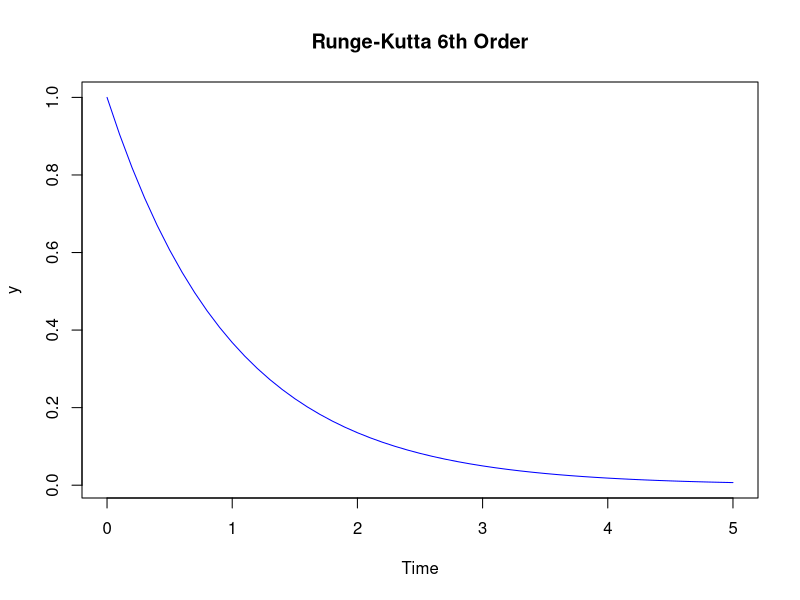

Reproduce this figure in R.
# Function to define the differential equation dy/dt = f(t, y)
f <- function(t, y) {
  return(-y)
}

# Function to perform sixth-order Runge-Kutta integration
runge_kutta_sixth_order <- function(f, y0, t0, t_end, h) {
  times <- seq(t0, t_end, by = h)
  y <- numeric(length(times))
  y[1] <- y0
  
  for (i in 2:length(times)) {
    k1 <- h * f(times[i - 1], y[i - 1])
    k2 <- h * f(times[i - 1] + 1/4 * h, y[i - 1] + 1/4 * k1)
    k3 <- h * f(times[i - 1] + 1/2 * h, y[i - 1] + 1/8 * k1 + 1/8 * k2)
    k4 <- h * f(times[i - 1] + 3/4 * h, y[i - 1] - 1/2 * k2 + k3)
    k5 <- h * f(times[i - 1] + h, y[i - 1] + 3/16 * k1 - 3/8 * k2 + 3/8 * k3 + 9/16 * k4)
    k6 <- h * f(times[i - 1] + 1/2 * h, y[i - 1] - 3/7 * k1 + 2/7 * k2 + 12/7 * k3 - 12/7 * k4 + 8/7 * k5)
    
    y[i] <- y[i - 1] + 1/90 * (7 * k1 + 32 * k3 + 12 * k4 + 32 * k5 + 7 * k6)
  }
  
  return(data.frame(time = times, value = y))
}

# Initial conditions
y0 <- 1.0
t0 <- 0
t_end <- 5
h <- 0.1

# Perform sixth-order Runge-Kutta integration
result <- runge_kutta_sixth_order(f, y0, t0, t_end, h)

# Plot the results
plot(result$time, result$value, type = "l", col = "blue", xlab = "Time", ylab = "y", main = "Runge-Kutta 6th Order")